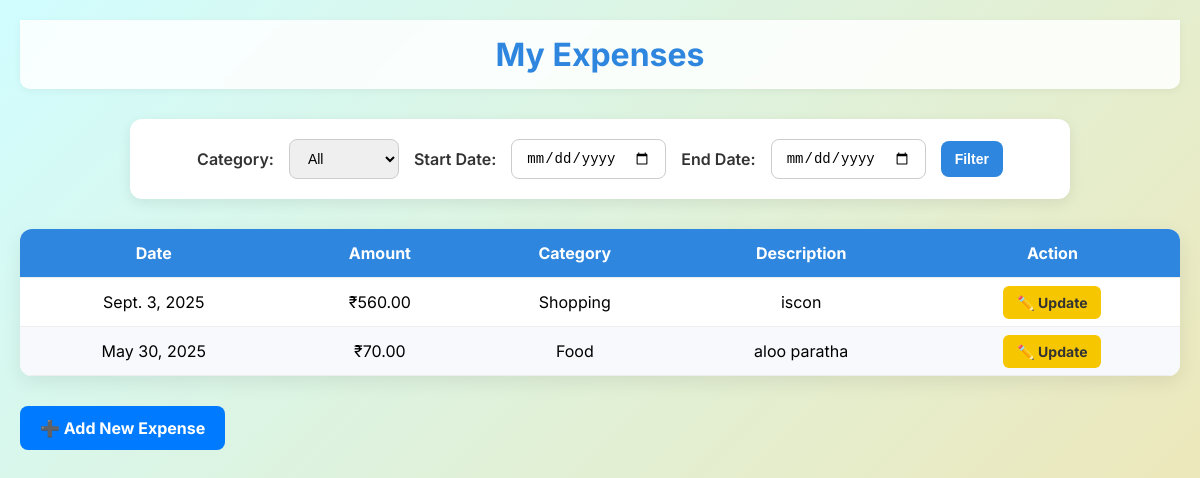
The app's page /expenses/ (signed in) with its own data.
### expenses/models.py (models this page shows, shortened)
class Expenses(models.Model):
    CATEGORY_CHOICES = [
        ('Gifts', 'Gifts'),
        ('Food', 'Food'),
        ('Shopping', 'Shopping'),
        ('Transport', 'Transport'),
    ]
    user = models.ForeignKey(User, on_delete=models.CASCADE)
    expense_name = models.CharField(max_length=100)
    amount = models.DecimalField(max_digits=10, decimal_places=2)
    category = models.CharField(max_length=20, choices=CATEGORY_CHOICES)
    date = models.DateField()
    group = models.ForeignKey(ExpenseGroup, on_delete=models.SET_NULL, null=True, blank=True)
    is_split = models.BooleanField(default=False)  # To mark auto-created splits

### expenses/views.py (the view)
# urls.py: path('', views.expense_list, name='expense_list'),
@login_required
def expense_list(request):
    expenses = Expenses.objects.filter(user=request.user).order_by('-date')
    category = request.GET.get('category')
    start_date = request.GET.get('start_date')
    end_date = request.GET.get('end_date')
    if category:
        expenses = expenses.filter(category=category)
    if start_date:
        expenses = expenses.filter(date__gte=start_date)
    if end_date:
        expenses = expenses.filter(date__lte=end_date)
    categories = Expenses.CATEGORY_CHOICES
    context = {
        'expenses': expenses,
        'categories': categories,
        'selected_category': category,
        'start_date': start_date,
        'end_date': end_date,
    }
    return render(request, 'expense_list.html', context)

### expenses/templates/expense_list.html (shortened to what this page needs)
<!DOCTYPE html>
<html lang="en">
<head>
</head>
<body>
  <div class="page-wrapper">
    <div id="sticky-header">
      <h2>My Expenses</h2>
    </div>
    <form method="get">
      <label>Category:</label>
      <select name="category">
        <option value="">All</option>
      </select>
      <label>Start Date:</label>
      <input type="date" name="start_date" value="{{ start_date }}" />
      <label>End Date:</label>
      <input type="date" name="end_date" value="{{ end_date }}" />
      <button type="submit">Filter</button>
    </form>
    <table>
      <thead>
        <tr>
          <th>Date</th>
          <th>Amount</th>
          <th>Category</th>
          <th>Description</th>
          <th>Action</th>
        </tr>
      </thead>
      <tbody>
        {% for expense in expenses %}
        <tr>
          <td>{{ expense.date }}</td>
          <td>₹{{ expense.amount }}</td>
          <td>{{ expense.category }}</td>
          <td>{{ expense.expense_name }}</td>
          <td>
            <a href="{% url 'update_expense' expense.id %}" class="update-btn">✏️ Update</a>
          </td>
        </tr>
        {% empty %}
        <tr>
          <td colspan="5">No expenses found.</td>
        </tr>
        {% endfor %}
      </tbody>
    </table>
    <a href="{% url 'add_expense' %}" class="add-expense">➕ Add New Expense</a>
  </div>
</body>
</html>

### expenses/templates/expense_list.html (style rules this page uses)
body { font-family: 'Inter', sans-serif; margin: 0; padding: 0; background: linear-gradient(-45deg, #74ebd5, #ACB6E5, #fddb92, #d1fdff); background-size: 400% 400%; animation: gradientBG 15s ease infinite; min-height: 100vh; overflow-x: hidden; }
.page-wrapper { padding: 20px; padding-bottom: 150px; }
#sticky-header { position: sticky; top: 0; background: rgba(255, 255, 255, 0.85); backdrop-filter: blur(5px); padding: 15px 0; text-align: center; z-index: 999; border-radius: 0 0 10px 10px; box-shadow: 0 2px 8px rgba(0,0,0,0.05); }
#sticky-header h2 { margin: 0; font-size: 2rem; color: #2e86de; }
form { display: flex; justify-content: center; align-items: center; gap: 15px; flex-wrap: wrap; margin: 30px auto; padding: 20px; background: white; border-radius: 12px; box-shadow: 0 4px 14px rgba(0, 0, 0, 0.08); max-width: 900px; }
form label { font-weight: 600; color: #333; }
form select, form input[type='date'], form button { padding: 10px 14px; border-radius: 8px; border: 1px solid #ccc; font-size: 14px; }
form button { background-color: #2e86de; color: white; font-weight: 600; cursor: pointer; border: none; transition: background 0.3s ease; }
table { width: 100%; border-collapse: collapse; background-color: #fff; border-radius: 12px; overflow: hidden; box-shadow: 0 6px 20px rgba(0, 0, 0, 0.08); }
table thead { background-color: #2e86de; color: white; }
table th, table td { padding: 14px 16px; text-align: center; border-bottom: 1px solid #eee; }
table tr:nth-child(even) { background-color: #f7f9fc; }
.update-btn { background-color: #f6c700; color: #333; padding: 8px 14px; font-size: 14px; border-radius: 6px; text-decoration: none; font-weight: bold; transition: background 0.3s ease; }
a.add-expense { display: inline-block; margin: 30px 0; text-decoration: none; background-color: #007bff; color: white; padding: 12px 20px; border-radius: 8px; font-weight: bold; transition: background 0.3s; }

### records on screen
Expenses: date "Sept. 3, 2025", amount "560.00", category "Shopping", expense_name "iscon"
Expenses: date "May 30, 2025", amount "70.00", category "Food", expense_name "aloo paratha"
